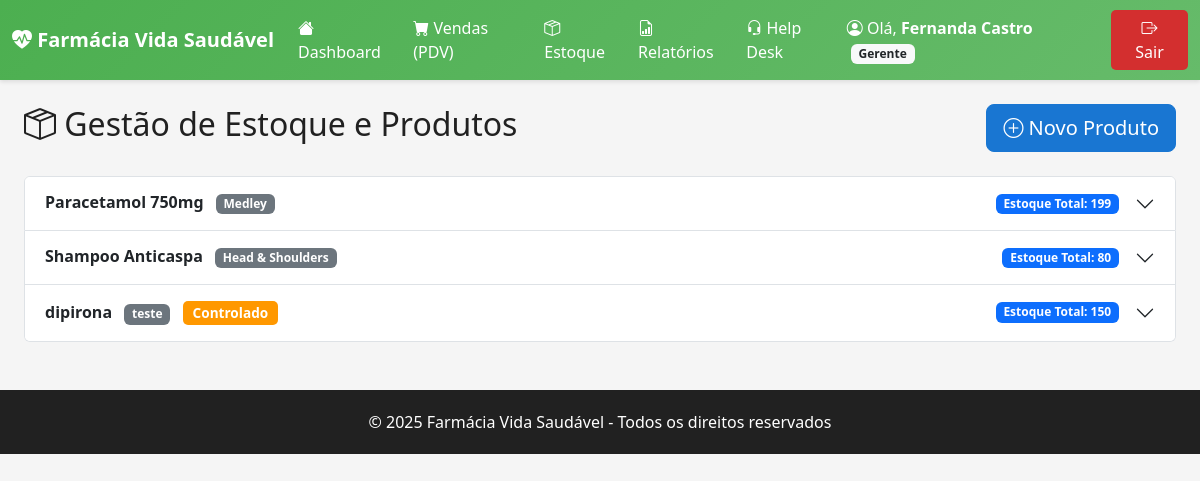
The app's page /produtos (signed in) with its own data.
### tables this page shows
CREATE TABLE produtos (
            id INTEGER PRIMARY KEY AUTOINCREMENT,
            nome TEXT NOT NULL,
            fabricante TEXT NOT NULL,
            categoria TEXT CHECK(categoria IN ('Comum', 'Controlado', 'Antibiotico', 'Higiene')) NOT NULL,
            preco_venda REAL NOT NULL,
            descricao TEXT,
            created_at TIMESTAMP DEFAULT CURRENT_TIMESTAMP
        );

### app.py (the view)
@app.route('/produtos')
@login_required
def produtos():
    try:
        produtos_lista = db.listar_produtos()
        return render_template('produtos.html', produtos=produtos_lista)
    except Exception as e:
        flash(f'Erro ao carregar produtos: {str(e)}', 'danger')
        return render_template('produtos.html', produtos=[])

### app.py (called while the page is built)
def login_required(f):
    @wraps(f)
    def decorated_function(*args, **kwargs):
        if 'user_id' not in session:
            flash('Você precisa fazer login para acessar esta página.', 'warning')
            return redirect(url_for('login'))
        return f(*args, **kwargs)
    return decorated_function

### db.py (called while the page is built)
def get_db_connection():
    try:
        conexao = sqlite3.connect(Config.DATABASE_PATH)
        conexao.row_factory = sqlite3.Row  # Retorna dicts ao invés de tuples
        return conexao
    except Exception as err:
        print(f"[ERRO DB] Falha na conexão: {err}")
        return None

def dict_from_row(row):
    if row is None:
        return None
    return dict(row)

### templates/produtos.html (shortened to what this page needs)
{% extends "base.html" %}
{% block content %}
<div class="container-fluid fade-in">
    <div class="d-flex justify-content-between align-items-center mb-4">
        <h2>
            <i class="bi bi-box-seam"></i> Gestão de Estoque e Produtos
        </h2>
        <button class="btn btn-primary btn-lg" data-bs-toggle="modal" data-bs-target="#modalNovoProduto">
            <i class="bi bi-plus-circle"></i> Novo Produto
        </button>
    </div>
    {% if produtos %}
    <div class="accordion" id="accordionProdutos">
        {% for produto in produtos %}
        <div class="accordion-item">
            <h2 class="accordion-header" id="heading-{{ produto.id }}">
                <button class="accordion-button collapsed" type="button" data-bs-toggle="collapse"
                    data-bs-target="#collapse-{{ produto.id }}">
                    <div class="d-flex justify-content-between w-100 me-3">
                        <div>
                            <strong>{{ produto.nome }}</strong>
                            <span class="badge bg-secondary ms-2">{{ produto.fabricante }}</span>
                            {% if produto.categoria == 'Controlado' %}
                            <span class="badge badge-controlado ms-2">Controlado</span>
                            {% endif %}
                        </div>
                        <div>
                            <span class="badge bg-primary">Estoque Total: {{ produto.estoque_total }}</span>
                        </div>
                    </div>
                </button>
            </h2>
        </div>
        {% endfor %}
    </div>
    {% else %}
    <div class="alert alert-info">
        <i class="bi bi-info-circle"></i>
        Nenhum produto cadastrado. Clique em "Novo Produto" para começar.
    </div>
    {% endif %}
</div>
{% endblock %}

### static/css/style.css (style rules this page uses)
:root { --primary-color: #1976D2; --secondary-color: #4CAF50; --danger-color: #D32F2F; --warning-color: #FF9800; --background-color: #F5F5F5; --text-dark: #212121; --text-light: #757575; }
body { background-color: var(--background-color); font-family: 'Segoe UI', Tahoma, Geneva, Verdana, sans-serif; color: var(--text-dark); }
.btn-primary { background-color: var(--primary-color) !important; border-color: var(--primary-color) !important; }
.badge-controlado { background-color: var(--warning-color); color: white; padding: 5px 10px; border-radius: 5px; font-size: 0.85rem; font-weight: 600; }
.fade-in { animation: fadeIn 0.5s ease-in; }

### records on screen
produtos: nome "Paracetamol 750mg", fabricante "Medley", estoque_total "199"
produtos: nome "Shampoo Anticaspa", fabricante "Head & Shoulders", estoque_total "80"
produtos: nome "dipirona", fabricante "teste", categoria "Controlado", estoque_total "150"

### other values on screen
{{ session.user_nome }} "Fernanda Castro"
{{ session.user_cargo }} "Gerente"
